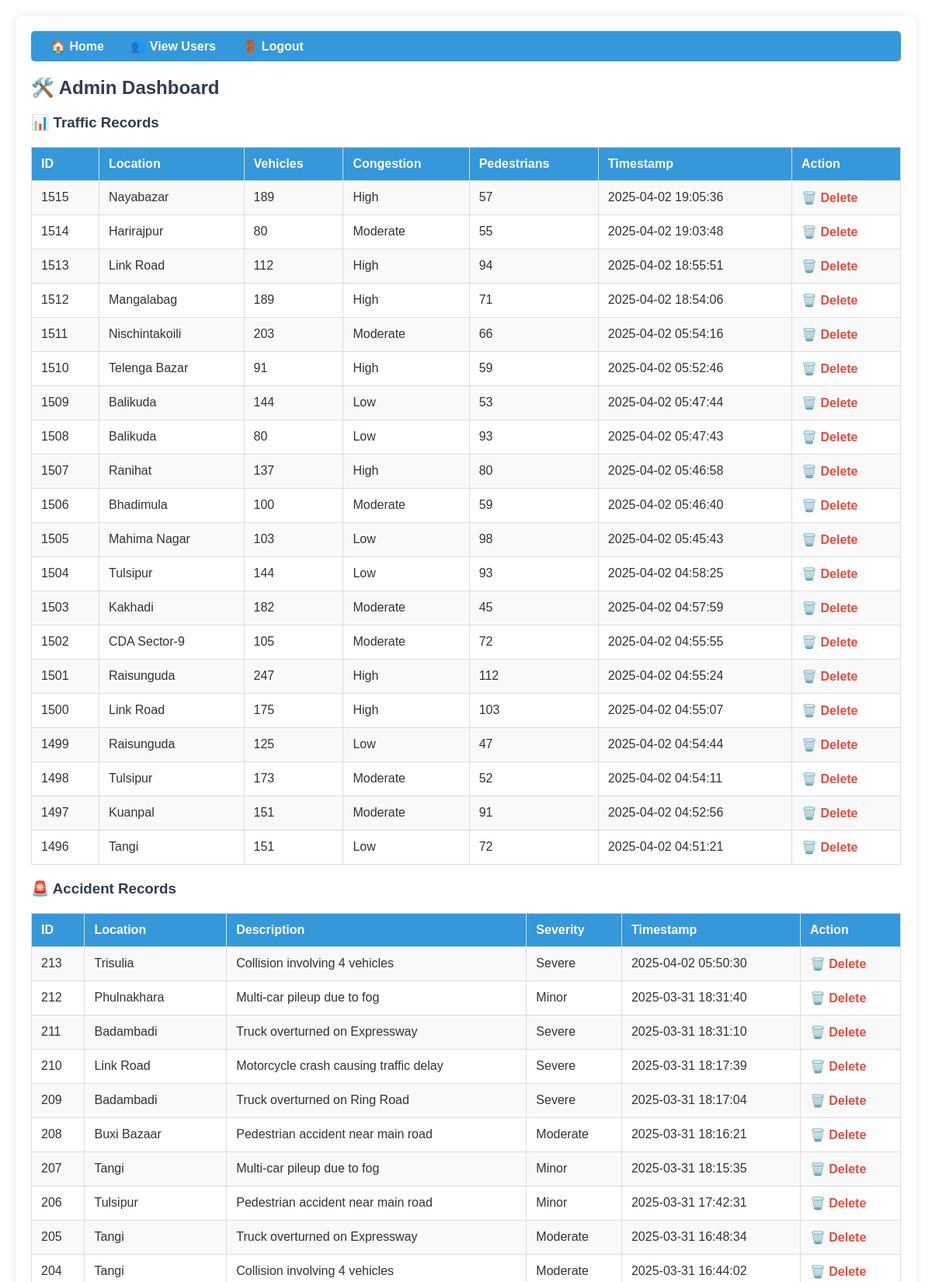
The page /admin/dashboard (signed in, upper part) on the database its author committed.
### tables this page shows
CREATE TABLE traffic (
    id INTEGER PRIMARY KEY AUTOINCREMENT,
    location TEXT,
    vehicle_count INTEGER,
    congestion_level TEXT,
    pedestrian_count INTEGER,
    timestamp DATETIME DEFAULT CURRENT_TIMESTAMP
);

CREATE TABLE accidents (
            id INTEGER PRIMARY KEY AUTOINCREMENT,
            location TEXT,
            description TEXT,
            severity TEXT,
            timestamp DATETIME DEFAULT CURRENT_TIMESTAMP
        );

### app.py (the view)
@app.route("/admin/dashboard")
def admin_dashboard():
    if not session.get("admin"):
        return redirect("/admin")
    with sqlite3.connect("traffic.db") as conn:
        cursor = conn.cursor()
        cursor.execute("SELECT * FROM traffic ORDER BY id DESC LIMIT 20")
        traffic_data = cursor.fetchall()
        cursor.execute("SELECT * FROM accidents ORDER BY id DESC LIMIT 20")
        accidents = cursor.fetchall()
        cursor.execute("SELECT * FROM alerts ORDER BY id DESC LIMIT 20")
        alerts = cursor.fetchall()
    return render_template("admin_dashboard.html", traffic_data=traffic_data, accidents=accidents, alerts=alerts)

### templates/admin_dashboard.html (shortened to what this page needs)
<!DOCTYPE html>
<html>
<head>
</head>
<body>
    <div class="container">
        <div class="navbar">
            <a href="/">🏠 Home</a>
            <a href="/admin/users">👥 View Users</a>
            <a href="/admin/logout">🚪 Logout</a>
        </div>
        <h2>🛠️ Admin Dashboard</h2>
        <h3>📊 Traffic Records</h3>
        <table>
            <tr>
                <th>ID</th>
                <th>Location</th>
                <th>Vehicles</th>
                <th>Congestion</th>
                <th>Pedestrians</th>
                <th>Timestamp</th>
                <th>Action</th>
            </tr>
            {% for row in traffic_data %}
            <tr>
                <td>{{ row[0] }}</td>
                <td>{{ row[1] }}</td>
                <td>{{ row[2] }}</td>
                <td>{{ row[3] }}</td>
                <td>{{ row[4] }}</td>
                <td>{{ row[5] }}</td>
                <td><a href="/admin/delete/{{ row[0] }}" class="delete-link">🗑️ Delete</a></td>
            </tr>
            {% endfor %}
        </table>
        <h3>🚨 Accident Records</h3>
        <table>
            <tr>
                <th>ID</th>
                <th>Location</th>
                <th>Description</th>
                <th>Severity</th>
                <th>Timestamp</th>
                <th>Action</th>
            </tr>
            {% for row in accidents %}
            <tr>
                <td>{{ row[0] }}</td>
                <td>{{ row[1] }}</td>
                <td>{{ row[2] }}</td>
                <td>{{ row[3] }}</td>
                <td>{{ row[4] }}</td>
                <td><a href="/admin/delete_accident/{{ row[0] }}" class="delete-link">🗑️ Delete</a></td>
            </tr>
            {% endfor %}
        </table>
    </div>
</body>
</html>

### templates/admin_dashboard.html (style rules this page uses)
body { margin: 0; padding: 20px; font-family: Arial, sans-serif; background: url('https://images.unsplash.com/photo-1483301960903-9e649cc76d22?q=80&w=2070') repeat-x; background-size: 1920px 1080px; animation: moveBackground 60s linear infinite; color: #333; }
h2, h3 { color: #2c3e50; text-shadow: 1px 1px 2px rgba(255, 255, 255, 0.8); }
.container { background: rgba(255, 255, 255, 0.9); padding: 20px; border-radius: 10px; max-width: 1200px; margin: 0 auto; box-shadow: 0 0 10px rgba(0, 0, 0, 0.1); }
.navbar { background: #3498db; padding: 10px; border-radius: 5px; margin-bottom: 20px; }
.navbar a { color: white; margin: 0 15px; text-decoration: none; font-weight: bold; }
a { color: #2980b9; text-decoration: none; }
table { width: 100%; border-collapse: collapse; margin: 20px 0; background: #fff; }
th, td { padding: 12px; text-align: left; border: 1px solid #ddd; }
th { background: #3498db; color: white; }
tr:nth-child(even) { background: #f9f9f9; }
.delete-link { color: #e74c3c; font-weight: bold; }

### rows shown on the page
traffic: id "1515", location "Nayabazar", vehicle_count "189", congestion_level "High", pedestrian_count "57", timestamp "2025-04-02 19:05:36"
traffic: id "1514", location "Harirajpur", vehicle_count "80", congestion_level "Moderate", pedestrian_count "55", timestamp "2025-04-02 19:03:48"
traffic: id "1513", location "Link Road", vehicle_count "112", congestion_level "High", pedestrian_count "94", timestamp "2025-04-02 18:55:51"
traffic: id "1512", location "Mangalabag", vehicle_count "189", congestion_level "High", pedestrian_count "71", timestamp "2025-04-02 18:54:06"
traffic: id "1511", location "Nischintakoili", vehicle_count "203", congestion_level "Moderate", pedestrian_count "66", timestamp "2025-04-02 05:54:16"
traffic: id "1510", location "Telenga Bazar", vehicle_count "91", congestion_level "High", pedestrian_count "59", timestamp "2025-04-02 05:52:46"
traffic: id "1509", location "Balikuda", vehicle_count "144", congestion_level "Low", pedestrian_count "53", timestamp "2025-04-02 05:47:44"
traffic: id "1508", location "Balikuda", vehicle_count "80", congestion_level "Low", pedestrian_count "93", timestamp "2025-04-02 05:47:43"
traffic: id "1507", location "Ranihat", vehicle_count "137", congestion_level "High", pedestrian_count "80", timestamp "2025-04-02 05:46:58"
traffic: id "1506", location "Bhadimula", vehicle_count "100", congestion_level "Moderate", pedestrian_count "59", timestamp "2025-04-02 05:46:40"
traffic: id "1505", location "Mahima Nagar", vehicle_count "103", congestion_level "Low", pedestrian_count "98", timestamp "2025-04-02 05:45:43"
traffic: id "1504", location "Tulsipur", vehicle_count "144", congestion_level "Low", pedestrian_count "93", timestamp "2025-04-02 04:58:25"
traffic: id "1503", location "Kakhadi", vehicle_count "182", congestion_level "Moderate", pedestrian_count "45", timestamp "2025-04-02 04:57:59"
traffic: id "1502", location "CDA Sector-9", vehicle_count "105", congestion_level "Moderate", pedestrian_count "72", timestamp "2025-04-02 04:55:55"
traffic: id "1501", location "Raisunguda", vehicle_count "247", congestion_level "High", pedestrian_count "112", timestamp "2025-04-02 04:55:24"
traffic: id "1500", location "Link Road", vehicle_count "175", congestion_level "High", pedestrian_count "103", timestamp "2025-04-02 04:55:07"
traffic: id "1499", location "Raisunguda", vehicle_count "125", congestion_level "Low", pedestrian_count "47", timestamp "2025-04-02 04:54:44"
traffic: id "1498", location "Tulsipur", vehicle_count "173", congestion_level "Moderate", pedestrian_count "52", timestamp "2025-04-02 04:54:11"
traffic: id "1497", location "Kuanpal", vehicle_count "151", congestion_level "Moderate", pedestrian_count "91", timestamp "2025-04-02 04:52:56"
traffic: id "1496", location "Tangi", vehicle_count "151", congestion_level "Low", pedestrian_count "72", timestamp "2025-04-02 04:51:21"
accidents: id "213", location "Trisulia", description "Collision involving 4 vehicles", severity "Severe", timestamp "2025-04-02 05:50:30"
accidents: id "212", location "Phulnakhara", description "Multi-car pileup due to fog", severity "Minor", timestamp "2025-03-31 18:31:40"
accidents: id "211", location "Badambadi", description "Truck overturned on Expressway", severity "Severe", timestamp "2025-03-31 18:31:10"
accidents: id "210", location "Link Road", description "Motorcycle crash causing traffic delay", severity "Severe", timestamp "2025-03-31 18:17:39"
accidents: id "209", location "Badambadi", description "Truck overturned on Ring Road", severity "Severe", timestamp "2025-03-31 18:17:04"
accidents: id "208", location "Buxi Bazaar", description "Pedestrian accident near main road", severity "Moderate", timestamp "2025-03-31 18:16:21"
accidents: id "207", location "Tangi", description "Multi-car pileup due to fog", severity "Minor", timestamp "2025-03-31 18:15:35"
accidents: id "206", location "Tulsipur", description "Pedestrian accident near main road", severity "Minor", timestamp "2025-03-31 17:42:31"
accidents: id "205", location "Tangi", description "Truck overturned on Expressway", severity "Moderate", timestamp "2025-03-31 16:48:34"
accidents: id "204", location "Tangi", description "Collision involving 4 vehicles", severity "Moderate", timestamp "2025-03-31 16:44:02"
